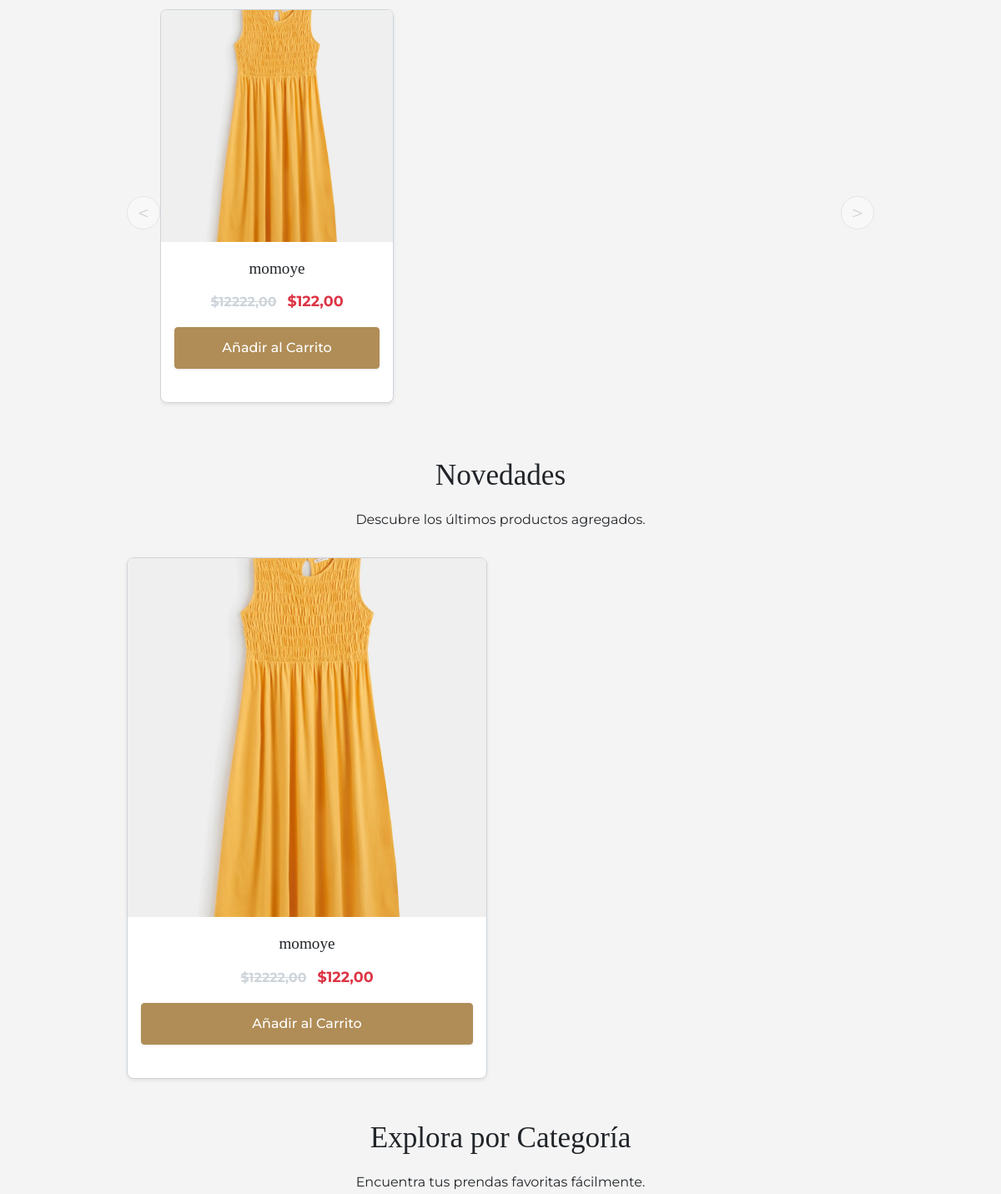
The app's page / (middle part), older data.
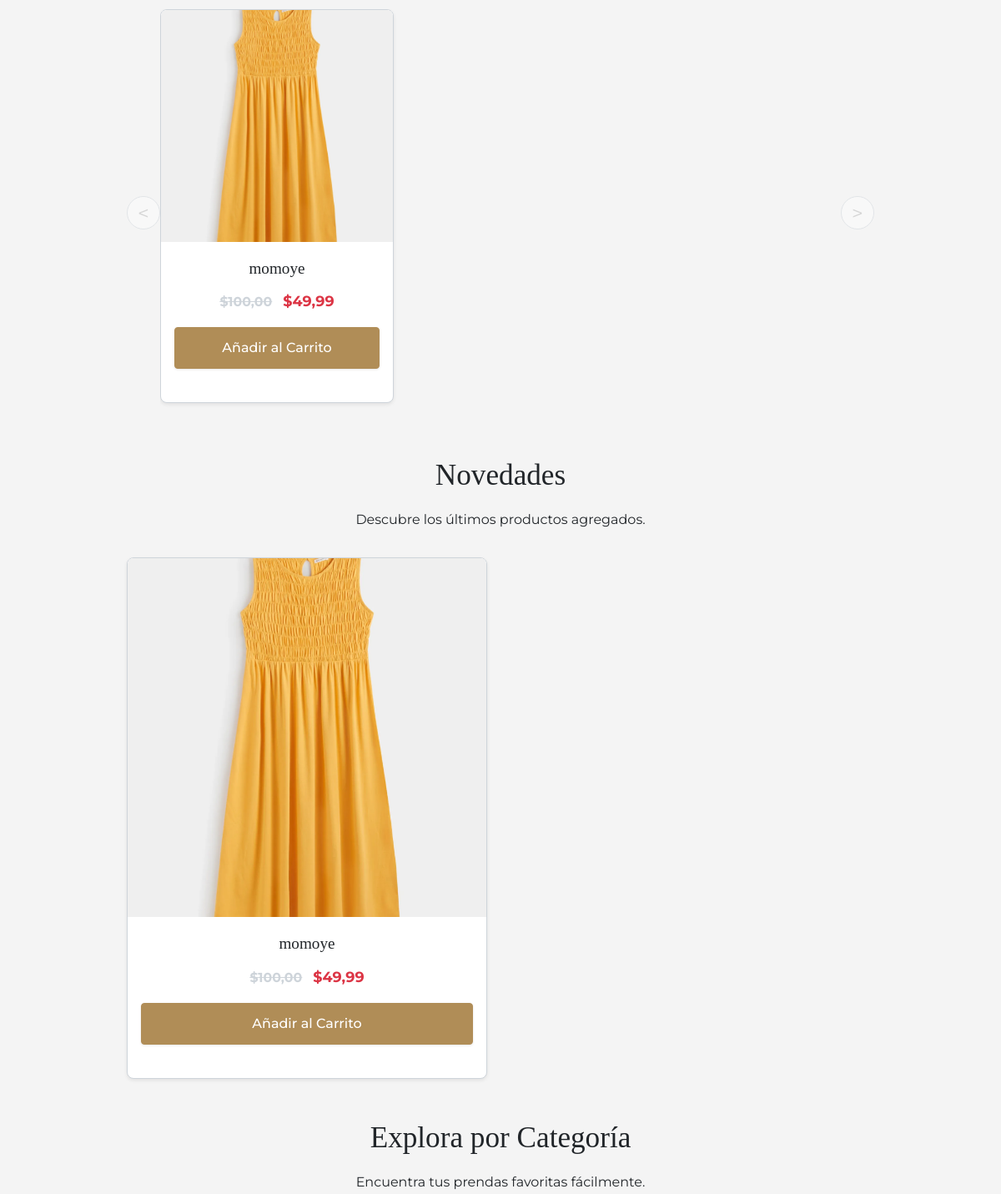
The same page, newer data.
### post/models.py (models this page shows, shortened)
class TimeStampedModel(models.Model):
    creado = models.DateTimeField(auto_now_add=True, db_index=True)
    actualizado = models.DateTimeField(auto_now=True)
    class Meta:
        abstract = True

class Producto(TimeStampedModel):
    class Talla(models.TextChoices):
        XS = 'XS', 'Extra Small'
        S = 'S', 'Small'
        M = 'M', 'Medium'
        L = 'L', 'Large'
        XL = 'XL', 'Extra Large'
        XXL = 'XXL', 'Extra Extra Large'
        U = 'U', 'Única'
    class Genero(models.TextChoices):
        HOMBRE = 'H', 'Hombre'
        MUJER = 'M', 'Mujer'
        UNISEX = 'U', 'Unisex'
        NINO = 'N', 'Niño'
    nombre = models.CharField(max_length=200)
    slug = models.SlugField(max_length=200, unique=True, allow_unicode=True)
    sku = models.CharField(max_length=50, unique=True, editable=False, default=generar_sku)
    descripcion = models.TextField()
    caracteristicas = models.JSONField(default=dict, blank=True)  # Django 5.0+ feature
    precio = models.DecimalField(max_digits=12, decimal_places=2)
    precio_descuento = models.DecimalField(
        max_digits=12,
        decimal_places=2,
        blank=True,
        null=True,
        help_text="Si se especifica, será el precio mostrado como oferta."
    )
    categoria = models.ForeignKey(
        Categoria,
        related_name='productos',
        on_delete=models.PROTECT
    )
    marca = models.ForeignKey(
        Marca,
        related_name='productos',
        on_delete=models.SET_NULL,
        null=True,
        blank=True
    )
    talla = models.CharField(
        max_length=4,
        choices=Talla.choices,
        default=Talla.U
    )
    genero = models.CharField(
        max_length=1,
        choices=Genero.choices,
        default=Genero.UNISEX
    )
    color = models.CharField(max_length=50)
    material = models.CharField(max_length=100)
    stock = models.PositiveIntegerField()
    disponible = models.BooleanField(default=True)
    destacado = models.BooleanField(default=False)
    nuevo = models.BooleanField(default=False)
    etiquetas = models.ManyToManyField('EtiquetaProducto', blank=True)
    class Meta:
        ordering = ['-creado']
        indexes = [
            models.Index(fields=['nombre']),
            models.Index(fields=['precio']),
            models.Index(fields=['disponible']),
            models.Index(fields=['destacado']),
            models.Index(fields=['nuevo']),
            models.Index(fields=['categoria', 'disponible']),
        ]
        constraints = [
            models.CheckConstraint(
                check=Q(precio__gte=0),
                name='precio_positivo'
            ),
            models.CheckConstraint(
                check=Q(precio_descuento__isnull=True) | Q(precio_descuento__lt=F('precio')),
                name='descuento_valido'
            ),
        ]
    def get_absolute_url(self):
        return reverse('tienda:detalle_producto', args=[self.id, self.slug])
    @property
    def tiene_descuento(self):
        return self.precio_descuento is not None and self.precio_descuento < self.precio
    @property
    def precio_actual(self):
        return self.precio_descuento if self.tiene_descuento else self.precio

class ImagenProducto(TimeStampedModel):
    producto = models.ForeignKey(
        Producto,
        related_name='imagenes',
        on_delete=models.CASCADE
    )
    imagen = models.ImageField(
        upload_to='productos/',
        help_text="Imagen del producto (recomendado 800x800px)"
    )
    orden = models.PositiveIntegerField(default=0)
    principal = models.BooleanField(default=False)
    alt_text = models.CharField(
        max_length=125,
        blank=True,
        help_text="Texto alternativo para accesibilidad (SEO)"
    )
    class Meta:
        ordering = ['orden']
        verbose_name = 'imagen de producto'
        verbose_name_plural = 'imágenes de producto'
        constraints = [
            models.UniqueConstraint(
                fields=['producto', 'principal'],
                condition=Q(principal=True),
                name='unica_imagen_principal'
            )
        ]

### post/views.py (the view)
# urls.py: path('', views.InicioTiendaView.as_view(), name='inicio'),
class InicioTiendaView(TemplateView):
    template_name = 'post/inicio.html' # Corrected path
    def get_context_data(self, **kwargs):
        context = super().get_context_data(**kwargs)
        productos_destacados_query = Producto.objects.filter(disponible=True, precio_descuento__isnull=False, precio_descuento__lt=F('precio')).annotate(
            total_vendido=Coalesce(Sum('ventas__cantidad'), Value(0))
        ).order_by('-total_vendido', '-destacado', '-creado')
        context['productos_destacados'] = productos_destacados_query.prefetch_related('imagenes')[:8]
        context['productos_nuevos'] = Producto.objects.filter(disponible=True, nuevo=True).prefetch_related('imagenes')[:8]
        context['productos_con_descuento'] = Producto.objects.filter(
            disponible=True,
            precio_descuento__isnull=False,
            precio_descuento__lt=F('precio')
        ).prefetch_related('imagenes').order_by('-creado')[:8] # Ordenar por creación o popularidad
        context['categorias'] = Categoria.objects.filter(activo=True)
        return context

### post/context_processors.py (called while the page is built)
def tienda_config_processor(request):
    config = ConfiguracionTienda.obtener_configuracion()
    moneda_simbolo_global = '$'
    if config and hasattr(config, 'simbolo_moneda') and config.simbolo_moneda:
        moneda_simbolo_global = config.simbolo_moneda
    return {
        'tienda_config': config,
        'moneda_simbolo_global': moneda_simbolo_global
    }

### post/models.py (called while the page is built)
    def get_absolute_url(self):
        return reverse('tienda:productos_por_categoria', args=[self.slug])

    @classmethod
    def obtener_configuracion(cls):
        return cls.objects.filter(activo=True).first()

### post/templates/post/inicio.html (shortened to what the changed rows need)
{% extends "post/base.html" %}
{% load static %}
{% block content_container %}
<div class="container mt-5">
    {% if productos_con_descuento %}
    <section class="productos-con-descuento mb-5">
        <div class="carousel-wrapper">
            <div class="product-carousel" id="product-carousel-discount">
                {% for producto in productos_con_descuento %}
                    <div class="product-card">
                        <a href="{{ producto.get_absolute_url }}" class="product-card__image-container">
                            {% if producto.imagenes.first %}
                                <img src="{{ producto.imagenes.first.imagen.url }}" alt="{{ producto.imagenes.first.alt_text|default:producto.nombre }}">
                            {% else %}
                                <img src="{% static 'post/images/placeholder.png' %}" alt="Imagen no disponible">
                            {% endif %}
                        </a>
                        <div class="product-card__info">
                            <a href="{{ producto.get_absolute_url }}" class="product-card__name">{{ producto.nombre }}</a>
                            <p class="product-card__price">
                                {% if producto.tiene_descuento %}
                                    <span class="original-price">${{ producto.precio|floatformat:2 }}</span>
                                    <span class="discounted-price">${{ producto.precio_actual|floatformat:2 }}</span>
                                {% else %}
                                    <span>${{ producto.precio_actual|floatformat:2 }}</span>
                                {% endif %}
                            </p>
                            <form action="{% url 'tienda:agregar_al_carrito' producto.id %}" method="post" class="mt-auto">
                                <button type="submit" class="btn btn-primary w-100">Añadir al Carrito</button>
                            </form>
                        </div>
                    </div>
                {% endfor %}
            </div>
        </div>
    </section>
    {% endif %}
    {% if productos_nuevos %}
    <section class="productos-nuevos mb-5">
        <div class="text-center mb-4">
            <h2>Novedades</h2>
        </div>
        <div class="product-grid">
            {% for producto in productos_nuevos %}
                <div class="product-card">
                    <a href="{{ producto.get_absolute_url }}" class="product-card__image-container">
                        {% if producto.imagenes.first %}
                            <img src="{{ producto.imagenes.first.imagen.url }}" alt="{{ producto.imagenes.first.alt_text|default:producto.nombre }}">
                        {% else %}
                            <img src="{% static 'post/images/placeholder.png' %}" alt="Imagen no disponible">
                        {% endif %}
                    </a>
                    <div class="product-card__info">
                        <a href="{{ producto.get_absolute_url }}" class="product-card__name">{{ producto.nombre }}</a>
                        <p class="product-card__price">
                             {% if producto.tiene_descuento %}
                                <span class="original-price">${{ producto.precio|floatformat:2 }}</span>
                                <span class="discounted-price">${{ producto.precio_actual|floatformat:2 }}</span>
                            {% else %}
                                <span>${{ producto.precio_actual|floatformat:2 }}</span>
                            {% endif %}
                        </p>
                        <form action="{% url 'tienda:agregar_al_carrito' producto.id %}" method="post" class="mt-auto">
                            <button type="submit" class="btn btn-primary w-100">Añadir al Carrito</button>
                        </form>
                    </div>
                </div>
            {% endfor %}
        </div>
    </section>
    {% endif %}
    {% if categorias %}
    <section class="categorias-principales mb-5">
        <div class="text-center mb-4">
            <h2>Explora por Categoría</h2>
        </div>
    </section>
    {% endif %}
</div>
{% endblock content_container %}

Row changes from the older to the newer data that the page shows:
changed Producto "momoye": precio "12222,00" → "100,00"; precio_actual "122,00" → "49,99"
